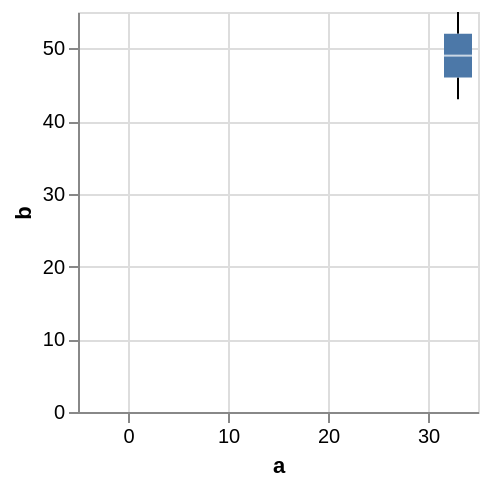

Write the Vega-Lite specification saved for this chart.
### Vega specification from a JSON file in a GitHub repository (floating-point values rounded to 4 significant figures)
{"$schema": "https://vega.github.io/schema/vega/v5.json", "background": "white", "padding": 5, "width": 200, "height": 200, "style": "cell", "data": [{"name": "source_0", "values": [{"a": "null", "b": 28}, {"a": 33, "b": 55}, {"a": 33, "b": 43}, {"a": "null", "b": 91}, {"a": "null", "b": 81}, {"a": "null", "b": 53}]}, {"name": "data_1", "source": "source_0", "transform": [{"type": "joinaggregate", "as": ["lower_box_b", "upper_box_b"], "ops": ["q1", "q3"], "fields": ["b", "b"], "groupby": ["a"]}]}, {"name": "data_2", "source": "data_1", "transform": [{"type": "filter", "expr": "(datum[\"b\"] < datum[\"lower_box_b\"] - 1.5 * (datum[\"upper_box_b\"] - datum[\"lower_box_b\"])) || (datum[\"b\"] > datum[\"upper_box_b\"] + 1.5 * (datum[\"upper_box_b\"] - datum[\"lower_box_b\"]))"}, {"type": "filter", "expr": "isValid(datum[\"a\"]) && isFinite(+datum[\"a\"]) && isValid(datum[\"b\"]) && isFinite(+datum[\"b\"])"}]}, {"name": "data_3", "source": "data_1", "transform": [{"type": "filter", "expr": "(datum[\"lower_box_b\"] - 1.5 * (datum[\"upper_box_b\"] - datum[\"lower_box_b\"]) <= datum[\"b\"]) && (datum[\"b\"] <= datum[\"upper_box_b\"] + 1.5 * (datum[\"upper_box_b\"] - datum[\"lower_box_b\"]))"}, {"type": "aggregate", "groupby": ["a"], "ops": ["min", "max", "min", "max"], "fields": ["b", "b", "lower_box_b", "upper_box_b"], "as": ["lower_whisker_b", "upper_whisker_b", "lower_box_b", "upper_box_b"]}]}, {"name": "data_4", "source": "data_3", "transform": [{"type": "filter", "expr": "isValid(datum[\"a\"]) && isFinite(+datum[\"a\"]) && isValid(datum[\"lower_whisker_b\"]) && isFinite(+datum[\"lower_whisker_b\"])"}]}, {"name": "data_5", "source": "data_3", "transform": [{"type": "filter", "expr": "isValid(datum[\"a\"]) && isFinite(+datum[\"a\"]) && isValid(datum[\"upper_box_b\"]) && isFinite(+datum[\"upper_box_b\"])"}]}, {"name": "data_6", "source": "source_0", "transform": [{"type": "aggregate", "groupby": ["a"], "ops": ["q1", "q3", "median", "min", "max"], "fields": ["b", "b", "b", "b", "b"], "as": ["lower_box_b", "upper_box_b", "mid_box_b", "min_b", "max_b"]}]}, {"name": "data_7", "source": "data_6", "transform": [{"type": "filter", "expr": "isValid(datum[\"a\"]) && isFinite(+datum[\"a\"]) && isValid(datum[\"lower_box_b\"]) && isFinite(+datum[\"lower_box_b\"])"}]}, {"name": "data_8", "source": "data_6", "transform": [{"type": "filter", "expr": "isValid(datum[\"a\"]) && isFinite(+datum[\"a\"]) && isValid(datum[\"mid_box_b\"]) && isFinite(+datum[\"mid_box_b\"])"}]}], "marks": [{"name": "layer_0_layer_0_marks", "type": "symbol", "style": ["point", "boxplot-outliers"], "from": {"data": "data_2"}, "encode": {"update": {"opacity": {"value": 0.7}, "fill": {"value": "transparent"}, "stroke": {"value": "#4c78a8"}, "ariaRoleDescription": {"value": "point"}, "description": {"signal": "\"a: \" + (format(datum[\"a\"], \"\")) + \"; b: \" + (format(datum[\"b\"], \"\"))"}, "x": {"scale": "x", "field": "a"}, "y": {"scale": "y", "field": "b"}}}}, {"name": "layer_0_layer_1_layer_0_marks", "type": "rule", "style": ["rule", "boxplot-rule"], "aria": false, "from": {"data": "data_4"}, "encode": {"update": {"stroke": {"value": "black"}, "tooltip": {"signal": "{\"Upper Whisker of b\": format(datum[\"upper_whisker_b\"], \"\"), \"Lower Whisker of b\": format(datum[\"lower_whisker_b\"], \"\"), \"a\": format(datum[\"a\"], \"\")}"}, "x": {"scale": "x", "field": "a"}, "y": {"scale": "y", "field": "lower_whisker_b"}, "y2": {"scale": "y", "field": "lower_box_b"}}}}, {"name": "layer_0_layer_1_layer_1_marks", "type": "rule", "style": ["rule", "boxplot-rule"], "aria": false, "from": {"data": "data_5"}, "encode": {"update": {"stroke": {"value": "black"}, "tooltip": {"signal": "{\"Upper Whisker of b\": format(datum[\"upper_whisker_b\"], \"\"), \"Lower Whisker of b\": format(datum[\"lower_whisker_b\"], \"\"), \"a\": format(datum[\"a\"], \"\")}"}, "x": {"scale": "x", "field": "a"}, "y": {"scale": "y", "field": "upper_box_b"}, "y2": {"scale": "y", "field": "upper_whisker_b"}}}}, {"name": "layer_1_layer_0_marks", "type": "rect", "style": ["bar", "boxplot-box"], "from": {"data": "data_7"}, "encode": {"update": {"ariaRoleDescription": {"value": "box"}, "fill": {"value": "#4c78a8"}, "tooltip": {"signal": "{\"Max of b\": format(datum[\"max_b\"], \"\"), \"Q3 of b\": format(datum[\"upper_box_b\"], \"\"), \"Median of b\": format(datum[\"mid_box_b\"], \"\"), \"Q1 of b\": format(datum[\"lower_box_b\"], \"\"), \"Min of b\": format(datum[\"min_b\"], \"\"), \"a\": format(datum[\"a\"], \"\")}"}, "description": {"signal": "\"a: \" + (format(datum[\"a\"], \"\")) + \"; b: \" + (format(datum[\"lower_box_b\"], \"\")) + \"; upper_box_b: \" + (format(datum[\"upper_box_b\"], \"\")) + \"; Max of b: \" + (format(datum[\"max_b\"], \"\")) + \"; Q3 of b: \" + (format(datum[\"upper_box_b\"], \"\")) + \"; Median of b: \" + (format(datum[\"mid_box_b\"], \"\")) + \"; Q1 of b: \" + (format(datum[\"lower_box_b\"], \"\")) + \"; Min of b: \" + (format(datum[\"min_b\"], \"\"))"}, "xc": {"scale": "x", "field": "a"}, "width": {"value": 14}, "y": {"scale": "y", "field": "lower_box_b"}, "y2": {"scale": "y", "field": "upper_box_b"}}}}, {"name": "layer_1_layer_1_marks", "type": "rect", "style": ["tick", "boxplot-median"], "aria": false, "from": {"data": "data_8"}, "encode": {"update": {"opacity": {"value": 0.7}, "fill": {"value": "white"}, "tooltip": {"signal": "{\"Max of b\": format(datum[\"max_b\"], \"\"), \"Q3 of b\": format(datum[\"upper_box_b\"], \"\"), \"Median of b\": format(datum[\"mid_box_b\"], \"\"), \"Q1 of b\": format(datum[\"lower_box_b\"], \"\"), \"Min of b\": format(datum[\"min_b\"], \"\"), \"a\": format(datum[\"a\"], \"\")}"}, "height": {"value": 1}, "xc": {"scale": "x", "field": "a"}, "width": {"value": 14}, "yc": {"scale": "y", "field": "mid_box_b"}}}}], "scales": [{"name": "x", "type": "linear", "domain": {"fields": [{"data": "data_2", "field": "a"}, {"data": "data_4", "field": "a"}, {"data": "data_5", "field": "a"}, {"data": "data_7", "field": "a"}, {"data": "data_8", "field": "a"}]}, "range": [0, {"signal": "width"}], "nice": true, "zero": true, "padding": 5}, {"name": "y", "type": "linear", "domain": {"fields": [{"data": "data_2", "field": "b"}, {"data": "data_4", "field": "lower_whisker_b"}, {"data": "data_4", "field": "lower_box_b"}, {"data": "data_5", "field": "upper_box_b"}, {"data": "data_5", "field": "upper_whisker_b"}, {"data": "data_7", "field": "lower_box_b"}, {"data": "data_7", "field": "upper_box_b"}, {"data": "data_8", "field": "mid_box_b"}]}, "range": [{"signal": "height"}, 0], "nice": true, "zero": true}], "axes": [{"scale": "x", "orient": "bottom", "gridScale": "y", "grid": true, "tickCount": {"signal": "ceil(width/40)"}, "domain": false, "labels": false, "aria": false, "maxExtent": 0, "minExtent": 0, "ticks": false, "zindex": 0}, {"scale": "y", "orient": "left", "gridScale": "x", "grid": true, "tickCount": {"signal": "ceil(height/40)"}, "domain": false, "labels": false, "aria": false, "maxExtent": 0, "minExtent": 0, "ticks": false, "zindex": 0}, {"scale": "x", "orient": "bottom", "grid": false, "title": "a", "labelAngle": 0, "labelBaseline": "top", "labelFlush": true, "labelOverlap": true, "tickCount": {"signal": "ceil(width/40)"}, "zindex": 0}, {"scale": "y", "orient": "left", "grid": false, "title": "b", "labelOverlap": true, "tickCount": {"signal": "ceil(height/40)"}, "zindex": 0}]}
